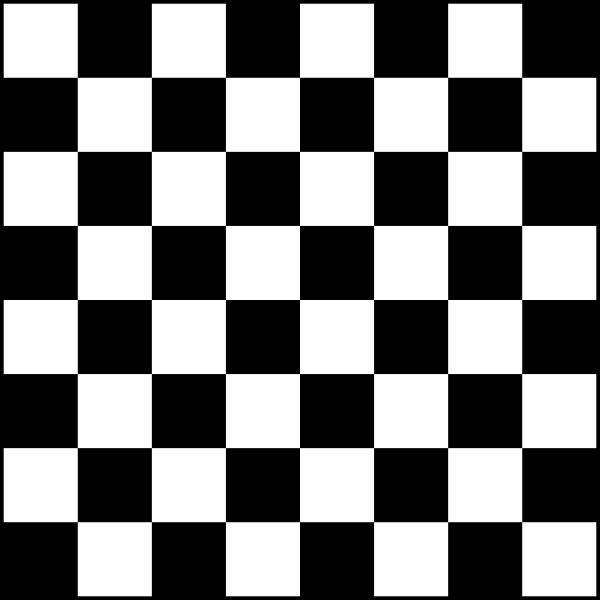
#> input picture practice/opencv-python-learn/imgs/h.png, 1200 x 1200 px (shown at 1/2 size)
$ python cordet.py
#> lines starting #> are read from the running program, lines starting #| are printed output that depends on the picture; after the words box and inside, x2 and y2 are one past the last pixel; in counts of white or black regions, pixels touching at a corner belong together
import numpy as np
import cv2 as cv

img = cv.imread('./imgs/h.png')
#> img is the input picture: shape (1200, 1200, 3); min 0, max 255, mean 124.4
img = cv.resize(img,(0,0),fx=0.55,fy=0.55)
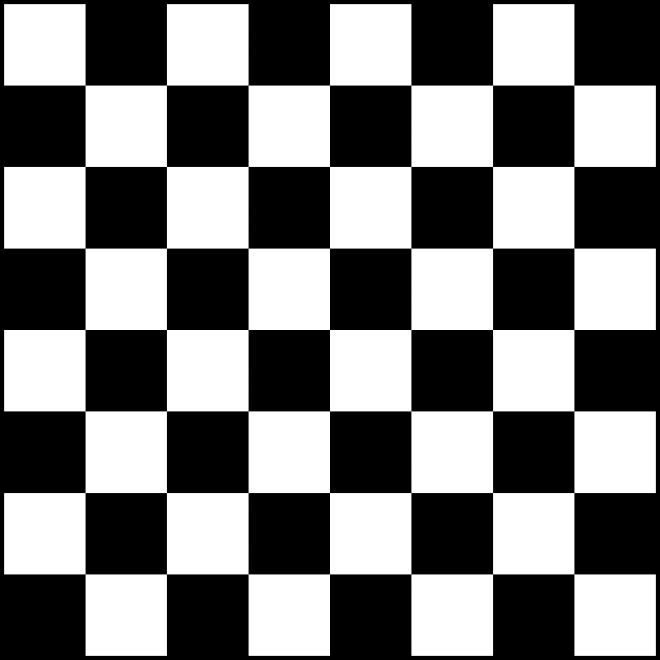
#> img: shape (660, 660, 3); min 0, max 255, mean 124.3
grey = cv.cvtColor(img,cv.COLOR_BGR2GRAY)
corner = cv.goodFeaturesToTrack(grey,100,0.01,10)
#> corner = 79 rows, first 8: [330, 330], [330, 493], [330, 166], [493, 330], [166, 330], [492, 492], [167, 492], [492, 167]
corner = np.intc(corner)
#> corner = contour of 79 points, box (x1, y1, x2, y2) (4, 4, 656, 656), area 36694
for corn in corner:
    x,y = corn.ravel()
    cv.circle(img,(x,y),5,(255,0,0),-1)
#> this loop made 79 passes
#> (x, y) on passes 1 to 12: (330, 330), (330, 493), (330, 166), (493, 330), (166, 330), (492, 492), (167, 492), (492, 167), (167, 167), (329, 411), (330, 248), (411, 330)
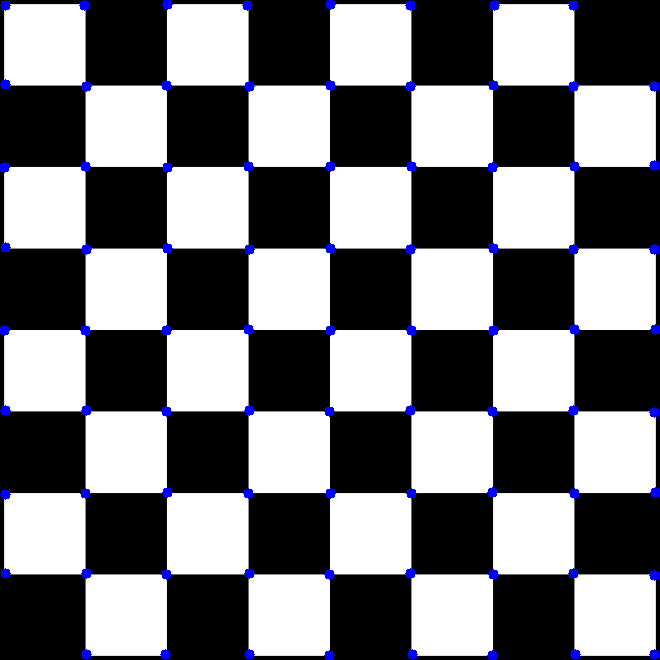
#> img: shape (660, 660, 3); 1.47% of pixels changed, all inside (x1, y1, x2, y2) = (0, 0, 660, 660)
for i in range(len(corner)):
	for j in range(i + 1, len(corner)):
		corner1 = tuple(corner[i][0])
		corner2 = tuple(corner[j][0])
		color = tuple(map(lambda x: int(x), np.random.randint(0, 255, size=3)))
		cv.line(img, corner1, corner2, color, 1)
#> this loop made 79 passes
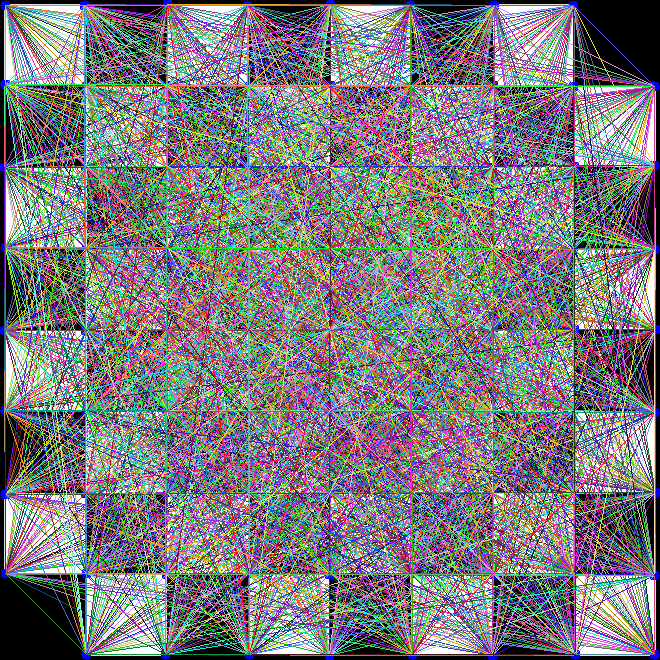
#> img: shape (660, 660, 3); mean B, G, R 125.2, 122.2, 122.7

cv.imshow('chess board', img)
cv.waitKey(0)
cv.destroyAllWindows()
